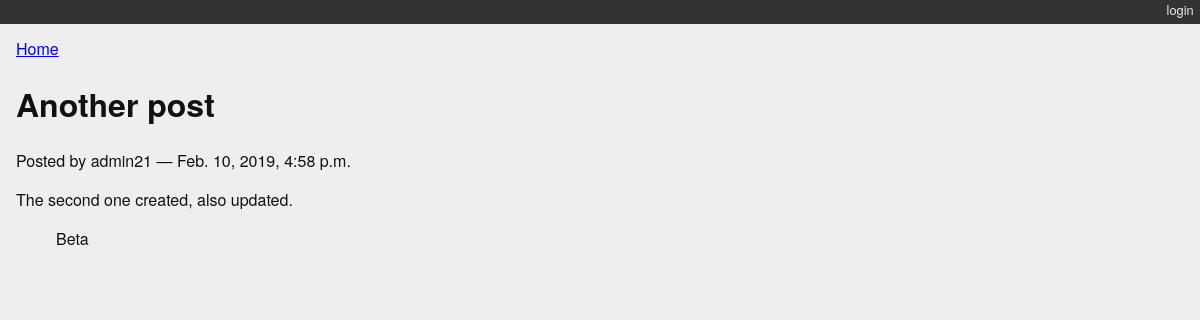
Page /posts/2/ on the committed database.
### myblog/models.py (models this page shows)
class Post(models.Model):
    title = models.CharField(max_length=128)
    text = models.TextField(blank=True)
    author = models.ForeignKey(User, on_delete=models.CASCADE)
    created_date = models.DateTimeField(auto_now_add=True)
    modified_date = models.DateTimeField(auto_now=True)
    published_date = models.DateTimeField(blank=True, null=True)
    def __str__(self):
        return self.title

class Category(models.Model):
    name = models.CharField(max_length=128)
    description = models.TextField(blank=True)
    posts = models.ManyToManyField(Post, blank=True, related_name='categories')
    def __str__(self):
        return self.name
    class Meta:
        verbose_name_plural = 'Categories'

### myblog/views.py (the view)
# urls.py: path('posts/<int:post_id>/', detail_view, name="blog_detail"),
def detail_view(request, post_id):
    published = Post.objects.exclude(published_date__exact=None)
    try:
        post = published.get(pk=post_id)
    except Post.DoesNotExist:
        raise Http404
    context = {'post': post}
    return render(request, 'detail.html', context)

### myblog/templates/detail.html (shortened to what this page needs)
{% extends "base.html" %}
{% block content %}
<a class="backlink" href="/">Home</a>
<h1>{{ post }}</h1>
<p class="byline">
  Posted by {{ post.author.username }} &mdash; {{ post.published_date }}
</p>
<div class="post-body">
  {{ post.text }}
</div>
<ul class="categories">
  {% for category in post.categories.all %}
    <li>{{ category }}</li>
  {% endfor %}
</ul>
{% endblock %}

### myblog/static/django_blog.css (style rules this page uses)
body { background-color: #eee; color: #111; font-family: "HelveticaNeue-Light", "Helvetica Neue Light", "Helvetica Neue", Helvetica, Arial, "Lucida Grande", sans-serif; margin:0; padding:0; }
ul.categories { list-style: none; list-style-type: none; }
ul.categories li { display: inline; }

### rows in the picture
Post: title "Another post", author.username "admin21", published_date "Feb. 10, 2019, 4:58 p.m.", text "The second one created, also updated."
Category: name "Beta"
